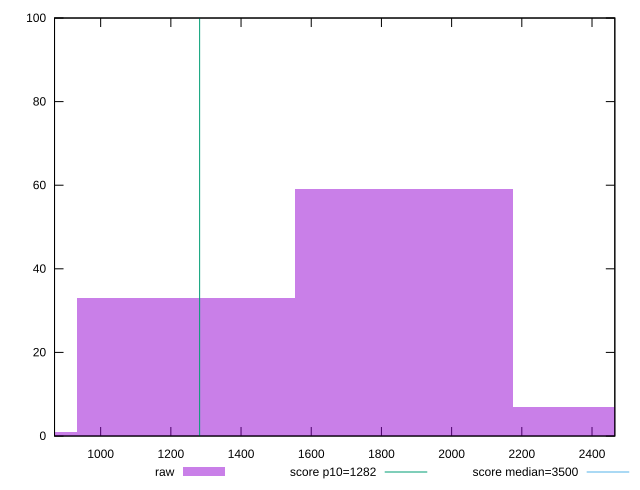

Write gnuplot code to recreate this figure.
reset

$raw <<EOF
1243.2589861193908 33
1864.888479179086 59
2486.5179722387816 7
621.6294930596954 1
EOF

set key outside below
set boxwidth 621.6294930596954
set xrange [868.5639999999995:2465.0039999999985]
set yrange [0:100]
set trange [0:100]
set style fill transparent solid 0.5 noborder

set parametric
set terminal svg size 640, 490 enhanced background rgb 'white'
set output "reports/report_00027_2021-02-24T12-40-31.850Z/bootup-time/samples/music/raw/histogram.svg"

plot $raw title "raw" with boxes, \
     1282,t title "score p10=1282", \
     3500,t title "score median=3500"

reset
